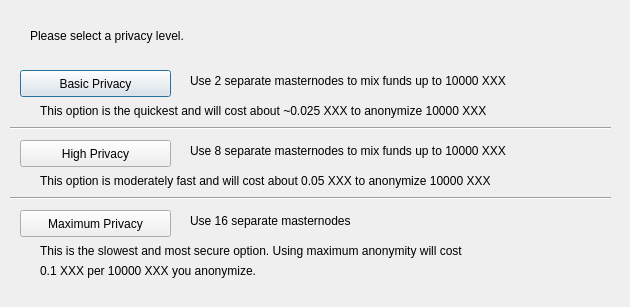
<?xml version="1.0" encoding="UTF-8"?>
<ui version="4.0">
 <class>ObfuscationConfig</class>
 <widget class="QDialog" name="ObfuscationConfig">
  <property name="geometry">
   <rect>
    <x>0</x>
    <y>0</y>
    <width>630</width>
    <height>307</height>
   </rect>
  </property>
  <property name="windowTitle">
   <string>Configure Obfuscation</string>
  </property>
  <widget class="QPushButton" name="buttonBasic">
   <property name="geometry">
    <rect>
     <x>20</x>
     <y>70</y>
     <width>151</width>
     <height>27</height>
    </rect>
   </property>
   <property name="text">
    <string>Basic Privacy</string>
   </property>
  </widget>
  <widget class="QPushButton" name="buttonHigh">
   <property name="geometry">
    <rect>
     <x>20</x>
     <y>140</y>
     <width>151</width>
     <height>27</height>
    </rect>
   </property>
   <property name="text">
    <string>High Privacy</string>
   </property>
  </widget>
  <widget class="QPushButton" name="buttonMax">
   <property name="geometry">
    <rect>
     <x>20</x>
     <y>210</y>
     <width>151</width>
     <height>27</height>
    </rect>
   </property>
   <property name="text">
    <string>Maximum Privacy</string>
   </property>
  </widget>
  <widget class="QLabel" name="label">
   <property name="geometry">
    <rect>
     <x>30</x>
     <y>20</y>
     <width>571</width>
     <height>31</height>
    </rect>
   </property>
   <property name="text">
    <string>Please select a privacy level.</string>
   </property>
  </widget>
  <widget class="QLabel" name="label_2">
   <property name="geometry">
    <rect>
     <x>190</x>
     <y>70</y>
     <width>421</width>
     <height>21</height>
    </rect>
   </property>
   <property name="text">
    <string>Use 2 separate masternodes to mix funds up to 10000 XXX</string>
   </property>
  </widget>
  <widget class="QLabel" name="label_3">
   <property name="geometry">
    <rect>
     <x>190</x>
     <y>140</y>
     <width>411</width>
     <height>21</height>
    </rect>
   </property>
   <property name="text">
    <string>Use 8 separate masternodes to mix funds up to 10000 XXX</string>
   </property>
  </widget>
  <widget class="QLabel" name="label_4">
   <property name="geometry">
    <rect>
     <x>190</x>
     <y>210</y>
     <width>421</width>
     <height>21</height>
    </rect>
   </property>
   <property name="text">
    <string>Use 16 separate masternodes</string>
   </property>
  </widget>
  <widget class="QLabel" name="label_6">
   <property name="geometry">
    <rect>
     <x>40</x>
     <y>100</y>
     <width>561</width>
     <height>21</height>
    </rect>
   </property>
   <property name="text">
    <string>This option is the quickest and will cost about ~0.025 XXX to anonymize 10000 XXX</string>
   </property>
  </widget>
  <widget class="QLabel" name="label_7">
   <property name="geometry">
    <rect>
     <x>40</x>
     <y>170</y>
     <width>561</width>
     <height>21</height>
    </rect>
   </property>
   <property name="text">
    <string>This option is moderately fast and will cost about 0.05 XXX to anonymize 10000 XXX</string>
   </property>
  </widget>
  <widget class="QLabel" name="label_8">
   <property name="geometry">
    <rect>
     <x>40</x>
     <y>240</y>
     <width>561</width>
     <height>21</height>
    </rect>
   </property>
   <property name="text">
    <string>This is the slowest and most secure option. Using maximum anonymity will cost</string>
   </property>
  </widget>
  <widget class="QLabel" name="label_9">
   <property name="geometry">
    <rect>
     <x>40</x>
     <y>260</y>
     <width>561</width>
     <height>21</height>
    </rect>
   </property>
   <property name="text">
    <string>0.1 XXX per 10000 XXX you anonymize.</string>
   </property>
  </widget>
  <widget class="Line" name="line">
   <property name="geometry">
    <rect>
     <x>10</x>
     <y>120</y>
     <width>601</width>
     <height>16</height>
    </rect>
   </property>
   <property name="orientation">
    <enum>Qt::Horizontal</enum>
   </property>
  </widget>
  <widget class="Line" name="line_2">
   <property name="geometry">
    <rect>
     <x>10</x>
     <y>190</y>
     <width>601</width>
     <height>16</height>
    </rect>
   </property>
   <property name="orientation">
    <enum>Qt::Horizontal</enum>
   </property>
  </widget>
 </widget>
 <resources/>
 <connections/>
</ui>
